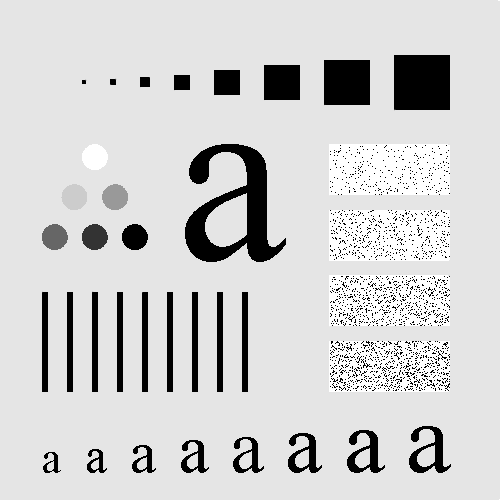
%> input picture Digital Image Processing (ESOE5096)/CA4/test_pattern.tif, 500 x 500 px
$ octave CA4_3.m   (GNU Octave 9; MATLAB toolbox functions it lacks are replaced by stand-ins)
%> lines starting %> are read from the running program, lines starting %| are printed output that depends on the picture
%> further down, img is the input picture: size 500x500 uint8; min 0, max 255, mean 207.4
### Digital Image Processing (ESOE5096)/CA4/wavefast.m
function [c, s] = wavefast(x, n, varargin)
%> called with n = 1
%WAVEFAST Perform multi-level 2-dimensional fast wavelet transform.
%   [C, L] = WAVEFAST(X, N, LP, HP) performs a 2D N-level FWT of
%   image (or matrix) X with respect to decomposition filters LP and
%   HP.
%
%   [C, L] = WAVEFAST(X, N, WNAME) performs the same operation but
%   fetches filters LP and HP for wavelet WNAME using WAVEFILTER.
%
%   Scale parameter N must be less than or equal to log2 of the
%   maximum image dimension.  Filters LP and HP must be even. To
%   reduce border distortion, X is symmetrically extended. That is,
%   if X = [c1 c2 c3 ... cn] (in 1D), then its symmetric extension
%   would be [... c3 c2 c1 c1 c2 c3 ... cn cn cn-1 cn-2 ...].
%
%   OUTPUTS:
%     Matrix C is a coefficient decomposition vector:
%
%      C = [ a(n) h(n) v(n) d(n) h(n-1) ... v(1) d(1) ]
%
%     where a, h, v, and d are columnwise vectors containing
%     approximation, horizontal, vertical, and diagonal coefficient
%     matrices, respectively.  C has 3n + 1 sections where n is the
%     number of wavelet decompositions.
%
%     Matrix S is an (n+2) x 2 bookkeeping matrix:
%
%      S = [ sa(n, :); sd(n, :); sd(n-1, :); ... ; sd(1, :); sx ]
%
%     where sa and sd are approximation and detail size entries.
%
%   See also WAVEBACK and WAVEFILTER.

%   Copyright 2002-2004 R. C. Gonzalez, R. E. Woods, & S. L. Eddins
%   Digital Image Processing Using MATLAB, Prentice-Hall, 2004
%   $Revision: 1.5 $  $Date: 2003/10/13 01:14:17 $

% Check the input arguments for reasonableness.
error(nargchk(3, 4, nargin));

if nargin == 3
   if ischar(varargin{1})
      [lp, hp] = wavefilter(varargin{1}, 'd');
%> lp = [-0.0758 -0.0296 0.498 0.804 0.298 -0.0992 -0.0126 0.0322]; hp = [-0.0322 -0.0126 0.0992 0.298 -0.804 0.498 0.0296 -0.0758]
   else
      error('Missing wavelet name.');
   end
else
      lp = varargin{1};     hp = varargin{2};
end

fl = length(lp);      sx = size(x);

if (ndims(x) ~= 2) | (min(sx) < 2) | ~isreal(x) | ~isnumeric(x)
   error('X must be a real, numeric matrix.');
end

if (ndims(lp) ~= 2) | ~isreal(lp) | ~isnumeric(lp) ...
       | (ndims(hp) ~= 2) | ~isreal(hp) | ~isnumeric(hp) ...
       | (fl ~= length(hp)) | rem(fl, 2) ~= 0
   error(['LP and HP must be even and equal length real, ' ...
          'numeric filter vectors.']);
end

if ~isreal(n) | ~isnumeric(n) | (n < 1) | (n > log2(max(sx)))
   error(['N must be a real scalar between 1 and ' ...
          'log2(max(size((X))).']);
end

% Init the starting output data structures and initial approximation.
c = [];       s = sx;     app = double(x);

% For each decomposition ...
for i = 1:n
   % Extend the approximation symmetrically.
   [app, keep] = symextend(app, fl);

   % Convolve rows with HP and downsample. Then convolve columns
   % with HP and LP to get the diagonal and vertical coefficients.
   rows = symconv(app, hp, 'row', fl, keep);
   coefs = symconv(rows, hp, 'col', fl, keep);
   c = [coefs(:)' c];    s = [size(coefs); s];
   coefs = symconv(rows, lp, 'col', fl, keep);
   c = [coefs(:)' c];

   % Convolve rows with LP and downsample. Then convolve columns
   % with HP and LP to get the horizontal and next approximation
   % coeffcients.
   rows = symconv(app, lp, 'row', fl, keep);
   coefs = symconv(rows, hp, 'col', fl, keep);
   c = [coefs(:)' c];
   app = symconv(rows, lp, 'col', fl, keep);
end
%> this loop made 1 pass
%> keep on pass 1: [253 253]
%> pass 1, in symextend, `y = padarray(x, [(fl - 1) (fl - 1)], 'symmetric', 'both');`:
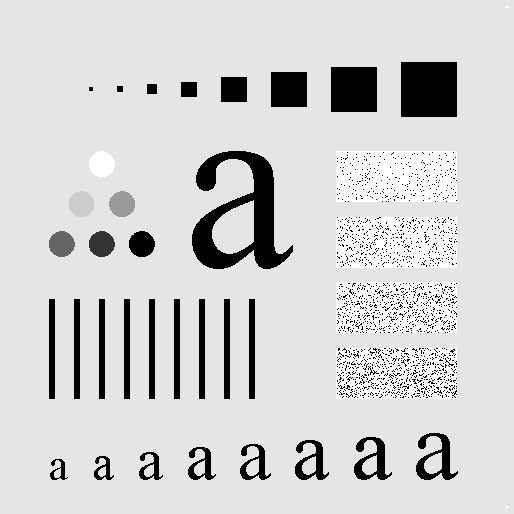
%> y: size 514x514 double; min 0, max 255, mean 208.5
%> pass 1, in symconv, `y = conv2(x, h);`:
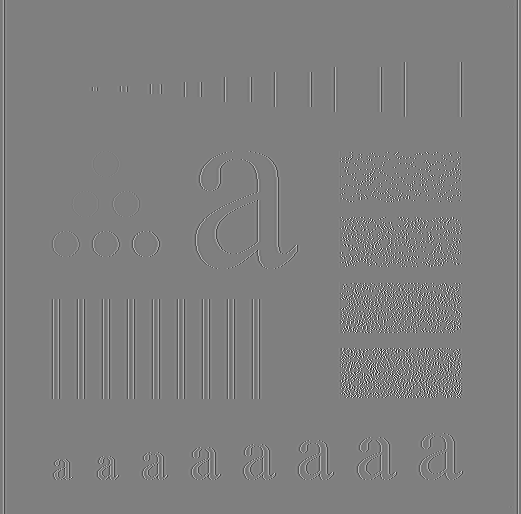
%> y: size 514x521 double; min -235.7, max 235.7, mean 0; drawn with min black and max white

% Append final approximation structures.
c = [app(:)' c];       s = [size(app); s];
%> after `s = [size(app); s]`: s = [253 253; 253 253; 500 500]

%-------------------------------------------------------------------%
function [y, keep] = symextend(x, fl)
% Compute the number of coefficients to keep after convolution
% and downsampling. Then extend x in both dimensions.

keep = floor((fl + size(x) - 1) / 2);
y = padarray(x, [(fl - 1) (fl - 1)], 'symmetric', 'both');

%-------------------------------------------------------------------%
function y = symconv(x, h, type, fl, keep)
% Convolve the rows or columns of x with h, downsample,
% and extract the center section since symmetrically extended.

if strcmp(type, 'row')
   y = conv2(x, h);
   y = y(:, 1:2:end);
   y = y(:, fl / 2 + 1:fl / 2 + keep(2));
else
   y = conv2(x, h');
   y = y(1:2:end, :);
   y = y(fl / 2 + 1:fl / 2 + keep(1), :);
end

### Digital Image Processing (ESOE5096)/CA4/wavedisplay.m
function w = wavedisplay( c, s, scale, border )
%WAVEDISPLAY Display wavelet decomposition coefficients.
%	W = WAVEDISPLAY(C, S, SCALE, BORDER) displays and returns a
%	wavelet coefficients image.
%
%	EXAMPLES:
%		wavedisplay(c, s);						Display w/defaults.
%		foo = wavedisplay(c, s);				Display and return.
%		foo = wavedisplay(c, s, 4);				Magnify the defaults.
%		foo = wavedisplay(c, s, -4);			Magnify absolute values.
%		foo = wavedisplay(c, s, 1, 'append');	Keep border values.
%
%	INPUTS/OUTPUTS:
%		[C, S] is a wavelet decomposition vector and bookkeeping matrix.
%
%		SCALE		Detail coefficients scaling
%		----------------------------------------------------------------
%		0 or 1		Maximum range (default)
%		2, 3, ...	Magnify default by the scale factor
%		-1, -2 ...	Magnify absolute values by abs(scale)
%
%		BORDER		Border between wavelet decompositions
%		-----------------------------------------------------------------
%		'absorb'	Border replaces image (default)
%		'append'	Border increases width of image
%
%		Image W: --------------------------------------------------------
%					|      |       |           |
%					|      |       |           |
%					| a(n) | h(n)  |           |
%					|      |       |           |
%                   ----------------   h(n-1)  |
%					|	   |       |           |    h(n-2)
%					| v(n) | d(n)  |		   |
%					|	   |       |           |
%                   ----------------------------
%					|	   		   |           |
%					|    v(n-1)    |   d(n-1)  |
%					|	           |           |
%					-----------------------------------------------------
%					|	   		               |
%					|    		v(n-2)         |	d(n-2)
%					|	                       |
%
%		Here, n denotes the decomposition step scale and a, h, v, d are
%		approximation, horizontal, vertical, and diagonal detail
%		coefficients, respectively.
%
% Check input arguments for reasonableness.
narginchk(2, 4);

if(~ismatrix(c)) || (size(c, 1) ~= 1)
    error('C must be a row vector.');
end

if (~ismatrix(s)) || ~isreal(s) || ~isnumeric(s) || ...
        ((size(s, 2) ~= 2) && (size(s, 2) ~= 3))
    error('S must be a real, numeric two- or three-column array.');
end

elements = prod(s, 2);
if(length(c) < elements(end)) || ...
        ~(elements(1) + 3 * sum(elements(2:end - 1)) >= elements(end))
    error('[C S] must be a standard wavelet decomposition structure.');
end

if (nargin > 2) && (~isreal(scale) || ~isnumeric(scale))
    error('SCALE must be a real, numeric scalar.');
end

if(nargin > 3) && (~ischar(border))
    error('BORDER must be character string.');
end

if nargin == 2
    scale = 1;  % Default scale.
end

if nargin < 4
    border = 'absorb';  % Default border.
end

% Scale coefficients and determine pad fill.
absflag = scale < 0;
scale = abs(scale);
if scale == 0
    scale = 1;
end

[cd, w] = wavecut('a', c, s); w = mat2gray(w);
cdx = max(abs(cd(:))) / scale;
if absflag
    cd = mat2gray(abs(cd), [0, cdx]);  fill = 0;
else
    cd = mat2gray(cd, [-cdx, cdx]);  fill = 0.5;
end

% Build gray image one decomposition at a time
for i = size(s, 1) -2 : -1 : 1
    ws = size(w);

    h = wavecopy('h', cd, s, i);
    pad = ws - size(h); frontporch = round(pad / 2);
    h = padarray(h, frontporch, fill, 'pre');
    h = padarray(h, pad - frontporch, fill, 'post');

    v = wavecopy('v', cd, s, i);
    pad = ws - size(v); frontporch = round(pad / 2);
    v = padarray(v, frontporch, fill, 'pre');
    v = padarray(v, pad - frontporch, fill, 'post');

    d = wavecopy('d', cd, s, i);
    pad = ws - size(d); frontporch = round(pad / 2);
    d = padarray(d, frontporch, fill, 'pre');
    d = padarray(d, pad - frontporch, fill, 'post');
    % Add 1 pixel white border and concatenate coefficients.
    switch lower(border)
        case 'append'
            w = padarray(w, [1 1], 1, 'post');
            h = padarray(h, [1 0], 1, 'post');
            v = padarray(v, [0 1], 1, 'post');
        case 'absorb'
            w(:, end, :) = 1; w(end, :, :) = 1;
            h(end, :, :) = 1; v(:, end, :) = 1;
        otherwise
            error('Unrecognized BORDER parameter.');
    end
    w = [w h; v d];
end

% Display result. If the reconstruction is an extended 2-D array
% with 2 or more pages, display as a time sequence.
if nargout == 0
    if size(s, 2) == 2
        figure;
        imshow(w);
    else
        implay(w);
    end
end
end

### Digital Image Processing (ESOE5096)/CA4/wavework.m
function [ varargout ] = wavework( opcode, type, c, s, n, x )
%WAVEWORK is used to edit wavelet decomposition structures
%   [VARARGOUT] = WAVEWORK(OPCODE, TYPE, C, S, N, X) gets the
%	coefficients specified by TYPE and N for access or modification
%	based on OPCODE
%
%	INPUTS:
%		OPCODE		Operation to perform
%		------------------------------------------------------------
%		'copy'		[varargout] = Y = requested (via TYPE and N)
%					coefficient matrix
%		'cut'		[varargout] = [NC, Y] = New decomposition vector
%					(with requested coefficient matrix zeroed) AND
%					requested coefficient matrix
%		'paste'		[varargout] = [NC] = new decomposition vector with
%					coefficient matrix replaced by X
%
%		TYPE		Coefficient category
%		-------------------------------------------------------------
%		'a'			Approximation coefficients
%		'h'			Horizontal details
%		'v'			Vertical details
%		'd'			Diagonal details
%
%		[C, S] is a wavelet toolbox decomposition structures.
%		N is a decomposition level (Ignored if TYPE = 'a').
%		X is a 2- or 3-D coefficient matrix for pasting.
%
%		See also WAVECUT, WAVECOPY, and WAVEPASTE.

narginchk(4, 6);

if (~ismatrix(c)) || (size(c, 1) ~= 1)
    error('C must be a row vector.');
end

if (~ismatrix(s)) || ~isreal(s) || ~isnumeric(s) || ...
        ((size(s, 2) ~= 2) && (size(s, 2) ~= 3))
    error('S must be a real, numeric two- or three-column array.');
end

elements = prod(s, 2);  % Coefficient matrix elements.
if (length(c) < elements(end)) || ...
        ~(elements(1) + 3 * sum(elements(2:end - 1)) >= elements(end))
    error('[C S] must from a standard wavelet decomposition structure.');
end

if strcmpi(opcode(1:3), 'pas') && nargin < 6
    error('Not enough input parameters.');
end

if nargin < 5
    n = 1;          % Default level is 1.
end
nmax = size(s, 1) - 2;      % Maximum levels in [C, S].

aflag = (lower(type(1)) == 'a');
if ~aflag && (n > nmax)
    error('N exceeds the decompositions in [C, S].');
end

switch lower(type(1))           % Make pointers into C.
    case 'a'
        nindex = 1;
        start = 1; stop = elements(1); ntst = nmax;
    case {'h', 'v', 'd'}
        switch type
            case 'h', offset = 0;       % Offset to details
            case 'v', offset = 1;
            case 'd', offset = 2;
        end
        nindex = size(s, 1) - n;        % Index to detail info.
        start = elements(1) + 3 * sum(elements(2:nmax - n + 1)) + ...
            offset * elements(nindex) + 1;
        stop = start + elements(nindex) - 1;
        ntst = n;
    otherwise
        error('TYPE must begin with "a", "h", "v", or "d". ');
end
switch lower(opcode)            % Do requested action.
    case {'copy', 'cut'}
        y = c(start:stop); nc = c;
        y = reshape(y, s(nindex, :));
        if strcmpi(opcode(1:3), 'cut')
            nc(start:stop) = 0;
            varargout = {nc, y};
        else
            varargout = {y};
        end
    case 'paste'
        if numel(x) ~= elements(end - ntst)
            error('X is not sized for the requested paste.');
        else
            nc = c; nc(start:stop) = x(:);  varargout = {nc};
        end
    otherwise
        error('Unrecognized OPCODE.');
end

end

### Digital Image Processing (ESOE5096)/CA4/waveback.m
function [ varargout ] = waveback( c, s, varargin )
%WAVEBACK Computes inverse FWTs for multi-level decomposition [C, S].
%   [VARARGOUT] = WAVEBACK(C, S, VARARGOUT) performs a 2D N-level
%	partial or complete wavelet reconstruction of decomposition
%	structure [C, S];
%
%	SYNTAX:
%	Y = WAVEBACK(C, S, 'WNAME');			Output inverse FWT matrix Y
%	Y = WAVEBACK(C, S, LR, HR);				using lowpass and highpass
%											reconstruction filters (LR and
%											HR) or filters obtained by
%											calling WAVEFILTER with 'WNAME'.
%
%	[NC, NS] = WAVEBACK(C, S, 'WNAME', N);	Output new wavelet
%	[NC, NS] = WAVEBACK(C, S, LR, HR, N);	decomposition structure
%											[NC, NS] after N step
%											reconstruction.
%
%	See also WAVEFAST and WAVEFILTER.

% Check the input and output arguments for reasonableness.
narginchk(3, 5);
nargoutchk(1, 2);

if(~ismatrix(c)) || (size(c, 1) ~= 1)
    error('C must be a row vector.');
end

if(~ismatrix(s)) || ~isreal(s) || ~isnumeric(s) || ...
        ((size(s, 2) ~= 2) && (size(s, 2) ~= 3))
    error('S must be a real, numeric two- or three-column array.');
end

elements = prod(s, 2);
if(length(c) < elements(end)) || ...
        ~(elements(1) + 3 * sum(elements(2:end - 1)) >= elements(end))
    error('[C S] must be a standard wavelet decomposition structure.');
end

% Maximum levels in [C, S].
nmax = size(s, 1) - 2;
% Get third input parameter and init check flags.
wname = varargin{1}; filterchk = 0; nchk = 0;

switch nargin
    case 3
        if ischar(wname)
            [lp, hp] = wavefilter(wname, 'r'); n = nmax;
        else
            error('Undefined filter.');
        end
        if nargout ~= 1
            error('Wrong number of output arguments.');
        end
    case 4
        if ischar(wname)
            [lp, hp] = wavefilter(wname, 'r');
            n = varargin{2}; nchk = 1;
        else
            lp = varargin{1}; hp = varargin{2};
            filterchk = 1; n = nmax;
            if nargout ~= 1
                error('Wrong number of output arguments.');
            end
        end
    case 5
        lp = varargin{1}; hp = varargin{2}; filterchk = 1;
        n = varargin{3}; nchk = 1;
    otherwise
        error('Improper number of input arguments.');
end
fl = length(lp);
if filterchk   % Check filters.
    if (~ismatrix(lp)) || ~isreal(lp) || ~isnumeric(lp) ...
            || (~ismatrix(hp)) || ~isreal(hp) || ~isnumeric(hp) ...
            || (fl ~= length(hp)) || rem(fl, 2) ~= 0
        error('LP and HP must be even and equal length real, numeric filter vectors.');
    end
end

if nchk && (~isnumeric(n) || ~isreal(n))  % Check scale N.
    error('N must be a real numeric.');
end

if (n > nmax) || (n < 1)
    error('Invalid number (N) of reconstructions requested.');
end

if (n ~= nmax) && (nargout ~= 2)
    error('Not enough output arguments.');
end

nc = c; ns = s; nnmax = nmax;  % Init decomposition.
for i = 1:n
    % Compute a new approximation.
    a = symconvup(wavecopy('a', nc, ns), lp, lp, fl, ns(3, :)) + ...
        symconvup(wavecopy('h', nc, ns, nnmax), hp, lp, fl, ns(3, :)) + ...
        symconvup(wavecopy('v', nc, ns, nnmax), lp, hp, fl, ns(3, :)) + ...
        symconvup(wavecopy('d', nc, ns, nnmax), hp, hp, fl, ns(3, :));

    % Update decomposition.
    nc = nc(4 * prod(ns(1, :)) + 1:end); nc = [a(:)' nc];
    ns = ns(3:end, :); ns = [ns(1, :); ns];
    nnmax = size(ns, 1) - 2;
end
% For complete reconstructions, reformat output as 2-D.
if nargout == 1
    a = nc; nc = zeros(ns(1, :)); nc(:) = a;
end

varargout{1} = nc;
if nargout == 2
    varargout{2} = ns;
end
end

% ------------------------------------------------------------------------ %
function w = symconvup(x, f1, f2, fln, keep)
% Upsample rows and convolve columns with f1; upsample columns and
% convolve rows with f2; then extract center assuming symmetrical
% extension

% Process each "page" (i.e., 3rd index) of an extended 2-D array
% seperately; if 'x' is 2-D, size(x, 3) = 1.
% Preallocate w.
zi = fln - 1: fln + keep(1) - 2;
zj = fln - 1: fln + keep(2) - 2;
w = zeros(numel(zi), numel(zj), size(x, 3));
for i = 1:size(x, 3)
    y = zeros([2 1] .* size(x(:, :, i)));
    y(1:2:end, :) = x(:, :, i);
    y = conv2(y, f1');
    z = zeros([1 2] .* size(y)); z(:, 1:2:end) = y;
    z = conv2(z,f2);
    z = z(zi, zj);
    w(:, :, i) = z;
end
end

### Digital Image Processing (ESOE5096)/CA4/wavecut.m
function [ nc, y ] = wavecut( type, c, s, n )
%WAVECUT Zeros coefficients in a wavelet decomposition structure.
%   [NC, Y] = WAVECUT(TYPE, C, S, N) returns a new decomposition
%	vector whose detail or approximation coefficients (based on TYPE
%	and N) have been zeroed. The coefficients that were zeroed are
%	returned in Y.
%
%	INPUTS:
%		TYPE		Coefficient category
%		----------------------------------------------------------
%		'a'			Approximation coefficients
%		'h'			Horizontal details
%		'v'			Vertical details
%		'd'			Diagonal details
%
%		[C, S] is a wavelet data structure.
%		N specifies a decomposition level (ignored if TYPE = 'a').
%
%	See also WAVEWORK, WAVECOPY, and WAVEPASTE.
narginchk(3, 4);

if nargin == 4
    [nc, y] = wavework('cut', type, c, s, n);
else
    [nc, y] = wavework('cut', type, c, s);
end
end

### Digital Image Processing (ESOE5096)/CA4/wavecopy.m
function y = wavecopy( type, c, s, n )
%WAVECOPY Fetches coefficients of a wavelet decomposition structure.
%   Y = WAVECOPY(TYPE, C, S, N) returns a coefficient array
%   based on TYPE and N.
%
%	INPUTS:
%		TYPE		Coefficient category
%		----------------------------------------------------------
%		'a'			Approximation coefficients
%		'h'			Horizontal details
%		'v'			Vertical details
%		'd'			Diagonal details
%
%		[C, S] is a wavelet data structure.
%		N specifies a decomposition level (ignored if TYPE = 'a').
%
%	See also WAVEWORK, WAVECOPY, and WAVEPASTE.
narginchk(3, 4);

if nargin == 4
    y = wavework('copy', type, c, s, n);
else
    y = wavework('copy', type, c, s);
end
end

### Digital Image Processing (ESOE5096)/CA4/wavefilter.m
function [varargout] = wavefilter(wname, type)
%WAVEFILTER Create wavelet decomposition and reconstruction filters.
%   [VARARGOUT] = WAVEFILTER(WNAME, TYPE) returns the decomposition
%   and/or reconstruction filters used in the computation of the
%   forward and inverse FWT (fast wavelet transform).
%
%   EXAMPLES:
%     [ld, hd, lr, hr] = wavefilter('haar') Get the low and highpass
%                                           decomposition (ld, hd)
%                                           and reconstruction
%                                           (lr, hr) filters for
%                                           wavelet 'haar'.
%     [ld, hd] = wavefilter('haar','d')     Get decomposition filters
%                                           ld and hd.
%     [lr, hr] = wavefilter('haar','r')     Get reconstruction
%                                           filters lr and hr.
%
%   INPUTS:
%     WNAME             Wavelet Name
%     ---------------------------------------------------------
%     'haar' or 'db1'   Haar
%     'db4'             4th order Daubechies
%     'sym4'            4th order Symlets
%     'bior6.8'         Cohen-Daubechies-Feauveau biorthogonal
%     'jpeg9.7'         Antonini-Barlaud-Mathieu-Daubechies
%
%     TYPE              Filter Type
%     ---------------------------------------------------------
%     'd'               Decomposition filters
%     'r'               Reconstruction filters
%
%   See also WAVEFAST and WAVEBACK.

%   Copyright 2002-2004 R. C. Gonzalez, R. E. Woods, & S. L. Eddins
%   Digital Image Processing Using MATLAB, Prentice-Hall, 2004
%   $Revision: 1.5 $  $Date: 2003/10/13 01:09:39 $

% Check the input and output arguments.
error(nargchk(1, 2, nargin));

if (nargin == 1 & nargout ~= 4) | (nargin == 2 & nargout ~= 2)
   error('Invalid number of output arguments.');
end

if nargin == 1 & ~ischar(wname)
   error('WNAME must be a string.');
end

if nargin == 2 & ~ischar(type)
   error('TYPE must be a string.');
end

% Create filters for the requested wavelet.
switch lower(wname)
case {'haar', 'db1'}
   ld = [1 1]/sqrt(2);     hd = [-1 1]/sqrt(2);
   lr = ld;                hr = -hd;

case 'db4'
   ld = [-1.059740178499728e-002 3.288301166698295e-002 ...
         3.084138183598697e-002 -1.870348117188811e-001 ...
         -2.798376941698385e-002 6.308807679295904e-001 ...
         7.148465705525415e-001 2.303778133088552e-001];
   t = (0:7);
   hd = ld;    hd(end:-1:1) = cos(pi * t) .* ld;
   lr = ld;    lr(end:-1:1) = ld;
   hr = cos(pi * t) .* ld;

case 'sym4'
   ld = [-7.576571478927333e-002 -2.963552764599851e-002 ...
         4.976186676320155e-001 8.037387518059161e-001 ...
         2.978577956052774e-001 -9.921954357684722e-002 ...
         -1.260396726203783e-002 3.222310060404270e-002];
   t = (0:7);
   hd = ld;    hd(end:-1:1) = cos(pi * t) .* ld;
   lr = ld;    lr(end:-1:1) = ld;
   hr = cos(pi * t) .* ld;

case 'bior6.8'
   ld = [0 1.908831736481291e-003 -1.914286129088767e-003 ...
         -1.699063986760234e-002 1.193456527972926e-002 ...
         4.973290349094079e-002 -7.726317316720414e-002 ...
         -9.405920349573646e-002 4.207962846098268e-001 ...
         8.259229974584023e-001 4.207962846098268e-001 ...
         -9.405920349573646e-002 -7.726317316720414e-002 ...
         4.973290349094079e-002 1.193456527972926e-002 ...
         -1.699063986760234e-002 -1.914286129088767e-003 ...
         1.908831736481291e-003];
   hd = [0 0 0 1.442628250562444e-002 -1.446750489679015e-002 ...
         -7.872200106262882e-002 4.036797903033992e-002 ...
         4.178491091502746e-001 -7.589077294536542e-001 ...
         4.178491091502746e-001 4.036797903033992e-002 ...
         -7.872200106262882e-002 -1.446750489679015e-002 ...
         1.442628250562444e-002 0 0 0 0];
   t = (0:17);
   lr = cos(pi * (t + 1)) .* hd;
   hr = cos(pi * t) .* ld;

case 'jpeg9.7'
   ld = [0 0.02674875741080976 -0.01686411844287495 ...
         -0.07822326652898785 0.2668641184428723 ...
         0.6029490182363579 0.2668641184428723 ...
         -0.07822326652898785 -0.01686411844287495 ...
         0.02674875741080976];
   hd = [0 -0.09127176311424948 0.05754352622849957 ...
         0.5912717631142470 -1.115087052456994 ...
         0.5912717631142470 0.05754352622849957 ...
         -0.09127176311424948 0 0];
   t = (0:9);
   lr = cos(pi * (t + 1)) .* hd;
   hr = cos(pi * t) .* ld;

otherwise
   error('Unrecognizable wavelet name (WNAME).');
end

% Output the requested filters.
if (nargin == 1)
   varargout(1:4) = {ld, hd, lr, hr};
else
   switch lower(type(1))
   case 'd'
      varargout = {ld, hd};
   case 'r'
      varargout = {lr, hr};
   otherwise
      error('Unrecognizable filter TYPE.');
   end
end

### Digital Image Processing (ESOE5096)/CA4/CA4_3.m
img = imread('test_pattern.tif');

%% (a) 4th order Symlets wavelet transform
[cm, sm] = wavefast(img, 1, 'sym4');
%> sm = [253 253; 253 253; 500 500]
%> (the rest of the program and of its run is left out)
